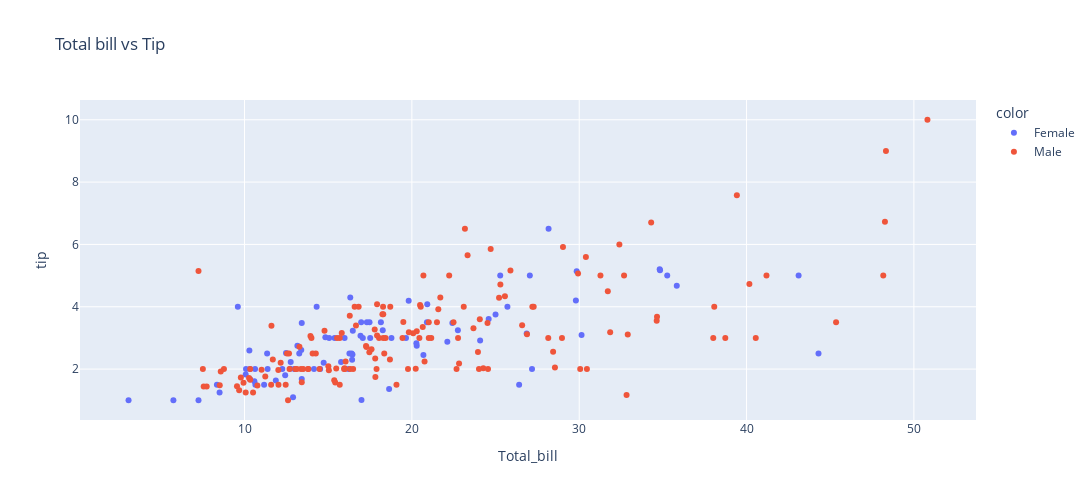

Notebook code cell kept with this figure:
### Code cell
fig = px.scatter(x=df.total_bill, y=df.tip, title="Total bill vs Tip",color=df.sex, size_max=20, color_continuous_scale="IceFire")
fig.update_layout(width=1200, height=500)       # unit is pixels!
fig.update_xaxes(title_text='Total_bill')
fig.update_yaxes(title_text='tip')

### Figure 1 — Plotly figure (JSON) as saved in the notebook; plotly's stock layout.template omitted (floating-point values rounded to 4 significant figures; data arrays with more than 128 entries replaced by an {"elided": "..."} marker saying what was removed)
{"data": [{"hovertemplate": "color=Female<br>x=%{x}<br>y=%{y}<extra></extra>", "legendgroup": "Female", "marker": {"color": "#636efa", "symbol": "circle"}, "mode": "markers", "name": "Female", "orientation": "v", "showlegend": true, "type": "scatter", "x": [16.99, 24.59, 35.26, 14.83, 10.33, 16.97, 20.29, 15.77, 19.65, 15.06, 20.69, 16.93, 10.29, 34.81, 26.41, 16.45, 3.07, 17.07, 26.86, 25.28, 14.73, 10.07, 34.83, 5.75, 16.32, 22.75, 11.35, 15.38, 44.3, 22.42, 20.92, 14.31, 7.25, 25.71, 17.31, 10.65, 12.43, 24.08, 13.42, 12.48, 29.8, 14.52, 11.38, 20.27, 11.17, 12.26, 18.26, 8.51, 10.33, 14.15, 13.16, 17.47, 27.05, 16.43, 8.35, 18.64, 11.87, 29.85, 25, 13.39, 16.21, 17.51, 10.59, 10.63, 9.6, 20.9, 18.15, 19.81, 43.11, 13, 12.74, 13, 16.4, 16.47, 12.76, 13.27, 28.17, 12.9, 30.14, 13.42, 15.98, 16.27, 10.09, 22.12, 35.83, 27.18, 18.78], "xaxis": "x", "y": [1.01, 3.61, 5, 3.02, 1.67, 3.5, 2.75, 2.23, 3, 3, 2.45, 3.07, 2.6, 5.2, 1.5, 2.47, 1, 3, 3.14, 5, 2.2, 1.83, 5.17, 1, 4.3, 3.25, 2.5, 3, 2.5, 3.48, 4.08, 4, 1, 4, 3.5, 1.5, 1.8, 2.92, 1.68, 2.52, 4.2, 2, 2, 2.83, 1.5, 2, 3.25, 1.25, 2, 2, 2.75, 3.5, 5, 2.3, 1.5, 1.36, 1.63, 5.14, 3.75, 2.61, 2, 3, 1.61, 2, 4, 3.5, 3.5, 4.19, 5, 2, 2.01, 2, 2.5, 3.23, 2.23, 2.5, 6.5, 1.1, 3.09, 3.48, 3, 2.5, 2, 2.88, 4.67, 2, 3], "yaxis": "y"}, {"hovertemplate": "color=Male<br>x=%{x}<br>y=%{y}<extra></extra>", "legendgroup": "Male", "marker": {"color": "#EF553B", "symbol": "circle"}, "mode": "markers", "name": "Male", "orientation": "v", "showlegend": true, "type": "scatter", "x": {"elided": "157 float values"}, "xaxis": "x", "y": {"elided": "157 float values"}, "yaxis": "y"}], "layout": {"height": 500, "legend": {"title": {"text": "color"}, "tracegroupgap": 0}, "title": {"text": "Total bill vs Tip"}, "width": 1200, "xaxis": {"anchor": "y", "domain": [0, 1], "title": {"text": "Total_bill"}}, "yaxis": {"anchor": "x", "domain": [0, 1], "title": {"text": "tip"}}}}
